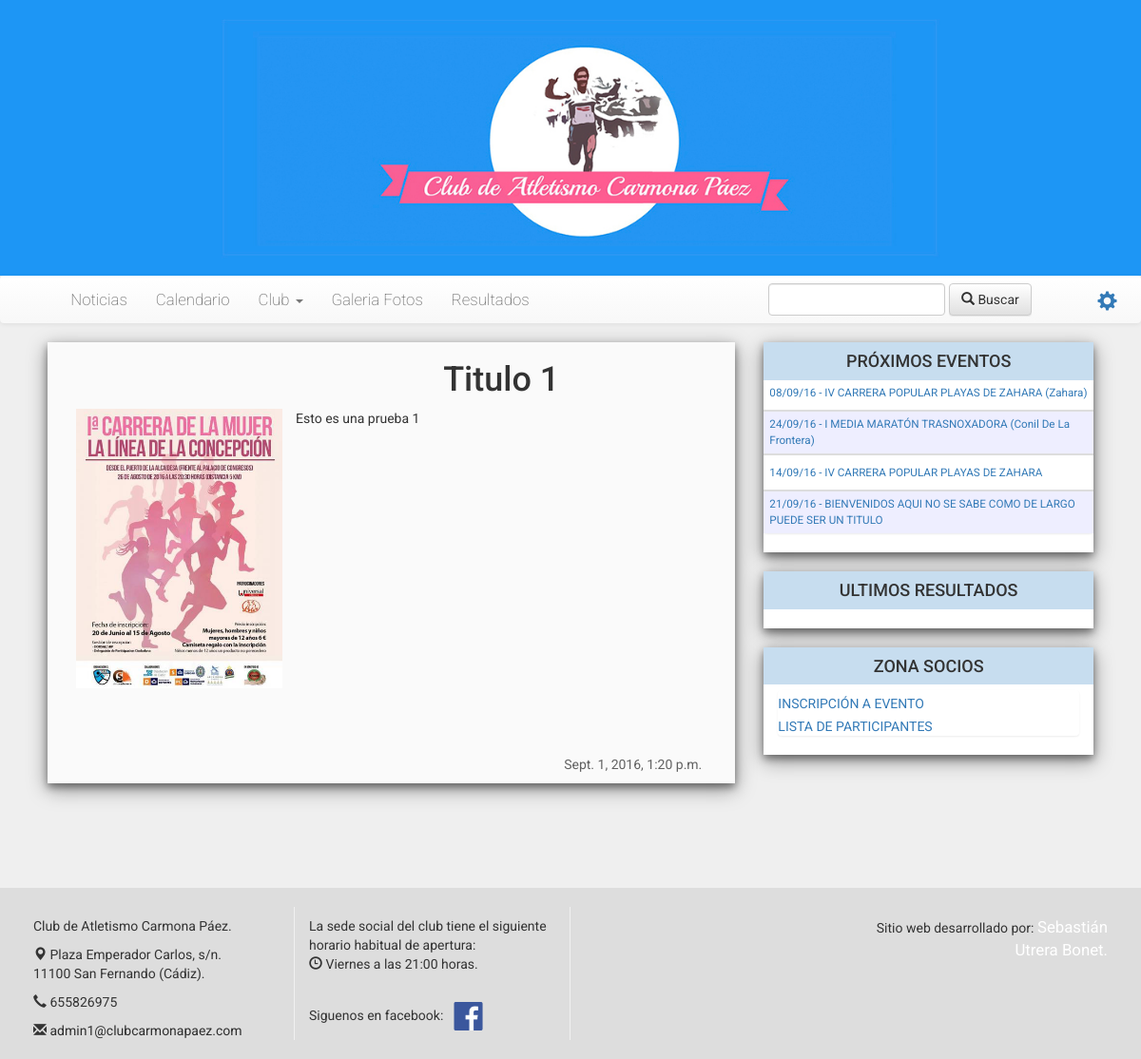
Page /ficha/4 on the committed database.
### clubcarmona/models.py (models this page shows, shortened)
class Carrera(models.Model):
	titulo = models.CharField(max_length=250)
	fecha = models.DateTimeField(default=timezone.now)
	foto = models.ImageField(upload_to='static/img/proximosEventos', default="nofoto.jpg", null=True)
	texto = RichTextField(max_length=99999999,blank=True, null=True)
	link = models.CharField(max_length=200, blank=True, null=True)
	ciudad = models.CharField(max_length=200, blank=True, null=True)
	provicia = models.CharField(max_length=200, default='Cádiz')
	distancia = models.IntegerField(blank=True, null=True)
	precio = models.FloatField(default=0, blank=True, null=True)
	tipo = models.ForeignKey(Tipo)
	galeria_fotos_1 = models.CharField(max_length=9999, null=True, blank=True)
	galeria_fotos_2 = models.CharField(blank=True, null=True,max_length=9999)
	galeria_fotos_3 = models.CharField(blank=True, null=True,max_length=9999)
	resultado = models.FileField(upload_to='static/resultados', null=True, blank=True)

class Post(models.Model):
	autor = models.ForeignKey('auth.User')
	titulo = models.CharField(max_length=250)
	texto = RichTextField(max_length=99999999)
	fecha = models.DateTimeField(default=timezone.now)
	fecha_publicacion = models.DateTimeField(blank=True, null=True, default=timezone.now)
	foto = models.ImageField(upload_to='static/img/proximosEventos', default="nofoto.jpg", null=True)

### clubcarmona/views.py (the view)
# urls.py: url(r'^ficha/', views.ficha, name='ficha'),
def ficha(request):
    path = request.path[7::]
    posts = Post.objects.filter(pk=path)
    hora = calcularHora(Post.objects.filter(pk=path))
    proximos = Carrera.objects.filter(fecha__gte=datetime.today())[:7]
    hoy = timezone.datetime.today()
    carreras = Carrera.objects.all().order_by('fecha')[0:10:]
    carrera = Carrera.objects.all().order_by('fecha')
    dias = timezone.datetime.today()+timedelta(days=20)
    return render(request, 'Club/ficha.html',{'posts':posts, 'hora':hora,
                                                'hoy'     : hoy,
                                                'proximos':proximos,
                                                'carreras':carreras,
                                                'dias':dias,
                                                'carrera':carrera,})

### clubcarmona/views.py (called while the page is built)
def calcularHora(posts):
	hora=00
	minu=00
	hor = ""
	for i in posts:
		hora = i.fecha.hour+2
		minu = i.fecha.minute
	hor = str(hora)+":"+str(minu)
	return hor

### clubcarmona/templates/Club/ficha.html (shortened to what this page needs)
{% extends "Club/plantilla.html" %}
{% block content %}
    <div class="col-lg-12 polaroid">
        {% for post in posts %}
            {% if post.foto.name != 'nofoto.jpg' %}
                <div class="col-lg-4"><a href="../{{ post.foto }}">
                    <div style="background-image: url(../{{ post.foto }});background-repeat: no-repeat; background-size: cover; background-position: center; height: 21em; width: auto; min-width: 15.5em; margin: 70px auto;"></div>
                </a>
                </div>
                {% autoescape off %}
                    <h1 style="text-align: center">{{ post.titulo }}</h1>
                    <div class="col-lg-8" style="z-index: 10;">{{ post.texto }} </div>
                {% endautoescape %}
                <div class="row"></div>
                <p style="text-align: right; color: #3c3c3c; opacity: 0.8; margin-right: 20px">{{ post.fecha_publicacion }}</p>
            {% endif %}
        {% endfor %}
    </div>
{% endblock %}

### clubcarmona/templates/Club/plantilla.html (shortened to what this page needs)
{% load staticfiles %}
<!DOCTYPE html>
<html lang="es">
<head>
    <link href="{% static 'css/bootstrap.min.css' %}" rel="stylesheet">
    <link href="{% static 'css/bootstrap-theme.min.css' %}" media="screen" rel="stylesheet" type="text/css">
    <link rel="stylesheet" href="//netdna.bootstrapcdn.com/bootstrap/3.1.0/css/bootstrap.min.css">
    <link rel="stylesheet" href="//netdna.bootstrapcdn.com/bootstrap/3.1.0/css/bootstrap-theme.min.css">
    <link href="{% static 'css/style.css' %}" media="screen" rel="stylesheet" type="text/css">
</head>
<body style="background-color:#efefef; background-size: cover;" id="inicio">
<header style="border: none; ">
    <div id="cabecera"
         style="background: url('/static/img/head2.jpg') center no-repeat; background-size: cover; height: 290px;"
         class="img-responsive">
    </div>
    <div class="navbar navbar-default nav" role="navigation" style="z-index: 1000; margin: 0; padding: 0; border: none">
        <div class="collapse navbar-collapse navbar-ex1-collapse"
             style="margin: 0; border-radius: 0px; margin-left: -15px">
            <ul class="nav navbar-nav" style="font-size: 1.2em; font-weight: 200; padding-left: 5%;">
                <li><a href="/">Noticias</a></li>
                <li><a href="{% url 'calendario' %}">Calendario</a></li>
                <li class="dropdown">
        <a href="#" class="dropdown-toggle" data-toggle="dropdown">
          Club <b class="caret"></b>
        </a>
      </li>
                <li><a href="{% url 'galeria' %}">Galeria Fotos</a></li>
                <li><a href="{% url 'resultados' %}">Resultados</a></li>
            </ul>
            <a id="admin" class="glyphicon glyphicon-cog navbar-right" style="margin: 10px; padding-top: 5px; font-size: 1.5em"
               href="../admin"></a>
            <form class="navbar-form navbar-right" role="search" style="padding-right:5%;" method="get"
                  action="{% url 'buscar' %}" id="bus">
                <div class="form-group">
                    <input type="text" id="buscar" name="buscar" value="" class="form-group form-control">
                </div>
                <button type="submit" class="btn btn-default" href="../buscar"><span
                        class="glyphicon glyphicon-search"></span> Buscar
                </button>
            </form>
        </div>
    </div>
</header>
<div class="container-fluid" id="bloque"
     style="background-color:transparent;   background-size: contain; padding: 20px; margin-top: 5px; margin-bottom: 90px; min-height: 382px; border: none">
    <div class="col-lg-12 col-md-12" style="margin-top:20px">
        <div class="col-lg-4 col-md-4 col-xs-12 col-xs-offset-0 pull-right" id="menu2" style="padding-bottom: 20px">
            <div class="col-lg-12 col-md-12 col-xs-12 polaroid" style="background-color: white; padding:0 0 0px 0">
                <h4 style="text-align: center; background-color: #c7ddef; margin:0; padding: 10px; cursor: default">
                    PRÓXIMOS EVENTOS</h4>
                <div class="col-lg-12" style="padding:0px; font-size: smaller ">
                    <ul class=" list-group">
                        {% for carrera in proximos %}
                            {% if carrera.fecha.date >= hoy.date and carrera.resultado == ''  %}
                                    <li class="list-unstyled" style="vertical-align: middle;background-color: {% cycle 'white' '#eef' %}; padding: 5px 6px">
                                        <a href="../carrera/{{ carrera.id }}">{{ carrera.fecha|date:'d/m/y' }}
                                            - {{ carrera.titulo|upper }}
                                            {% if carrera.ciudad != '' %}
                                                ({{ carrera.ciudad|title }})
                                            {% endif %}
                                        </a>
                                    </li>
                                    {% if forloop.last != True %}
                                        <hr style="padding: 0px; border: 1px solid #ddd; margin:{% cycle '5px 0 0 0' '0 0 5px 0' %}">
                                    {% endif %}
                            {% endif %}
                        {% endfor %}
                    </ul>
                </div>
            </div>
            <div class="col-lg-12 col-md-12 col-xs-12 polaroid"
                 style="background-color: white; margin:  20px 0; padding: 0 0 0px 0">
                <h4 style="text-align: center; background-color: #c7ddef; margin:0; padding: 10px; cursor: default">ULTIMOS
                    RESULTADOS</h4>
                <div class="col-lg-12" style="padding:0px; font-size: smaller">
                </div>
            </div>
            <div class="col-lg-12 col-md-12 col-xs-12 polaroid"
                 style="background-color: white; margin:0; padding: 0 0 0px 0">
                <h4 style="text-align: center; background-color: #c7ddef; margin:0; padding: 10px; cursor: default">ZONA
                    SOCIOS</h4>
                <div class="col-lg-12" style="padding-top:6px;">
                    <ul class=" list-group">
                        <li class="list-unstyled" style="vertical-align: middle; padding: 4px 0 0">
                            <a href="../inscripcion">INSCRIPCIÓN A EVENTO</a>
                        </li>
                        <li class="list-unstyled" style="vertical-align: middle; padding: 4px 0 0">
                            <a href="../listaparticipantes">LISTA DE PARTICIPANTES</a>
                        </li>
                    </ul>
                </div>
            </div>
        </div>
        <div class="col-lg-8 col-md-8 col-xs-12 pull-left">
            {% block content %}
            {% endblock %}
        </div>
    </div>
</div>
<footer class="col-lg-12" style="height: auto; background-color: #ddd; padding: 20px;">
    <div class="col-lg-3" style="padding-top: 10px;height: 140px; border-right: 0.05em solid #f0f0f0">
        <p>Club de Atletismo Carmona Páez.</p>
        <p><span class="glyphicon glyphicon-map-marker"></span> Plaza Emperador Carlos, s/n.<br> 11100 San Fernando
            (Cádiz).</p>
        <p><span class="glyphicon glyphicon-earphone"></span> 655826975</p>
        <p><span class="glyphicon glyphicon-envelope"></span><a href="mailto:admin1@clubcarmonapaez.com"
                                                                style="color: #2e2e2e"> admin1@clubcarmonapaez.com</a>
        </p>
    </div>
    <div class="col-lg-3" style="border-right:0.05em solid #f0f0f0; padding-top: 10px; height: 140px;">
        <p>La sede social del club tiene el siguiente horario habitual de apertura:<br><span
                class="glyphicon glyphicon-time"></span> Viernes a las 21:00 horas. </p><br>
        <p>Siguenos en facebook: <a href="https://www.facebook.com/groups/264525040262137/?fref=ts" target="_blank">
            <img src="../static/img/face.png" ; width="45px" ; height="30px"/> </a></p>
    </div>
    <div class="col-lg-3" style="text-align: right; padding-top: 10px">
    </div>
    <div class="col-lg-3" style="text-align: right; padding-top: 10px">
        <p>Sitio web desarrollado por: <a href="mailto:sebastianutrerabonet@gmail.com"
                                          style="color: #fff; font-size: larger">Sebastián Utrera Bonet.</a></p>
    </div>
</footer>
</body>

### static/css/style.css (style rules this page uses)
div.polaroid { background-color: rgba(250,250,250,0.98); box-shadow: 0 4px 8px 0 rgba(0, 0, 0, 0.4), 0 6px 20px 0 rgba(0, 0, 0, 0.4); }
body { background:#FFFFFA; padding: 0; margin: 0; font-family: 'Roboto'; }
header { margin: 0; padding: 0; height: 90px; }
#menu2 { position: static; top: 150px; right: 0px; }

### rows in the picture
Carrera: fecha "08/09/16", titulo "IV CARRERA POPULAR PLAYAS DE ZAHARA", ciudad "Zahara"
Carrera: fecha "24/09/16", titulo "I MEDIA MARATÓN TRASNOXADORA", ciudad "Conil De La Frontera"
Carrera: fecha "14/09/16", titulo "IV CARRERA POPULAR PLAYAS DE ZAHARA"
Carrera: fecha "21/09/16", titulo "BIENVENIDOS AQUI NO SE SABE COMO DE LARGO PUEDE SER UN TITULO"
Post: foto (picture), titulo "Titulo 1", texto "Esto es una prueba 1", fecha_publicacion "Sept. 1, 2016, 1:20 p.m."
